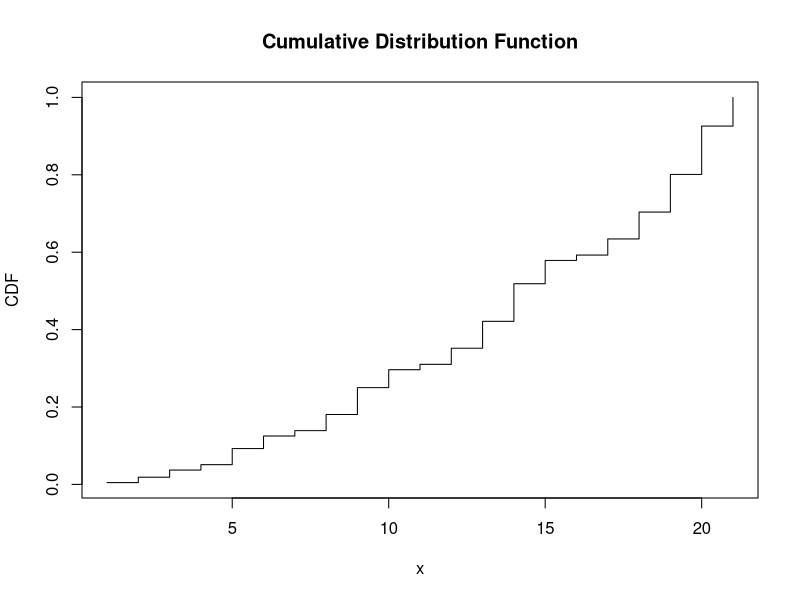
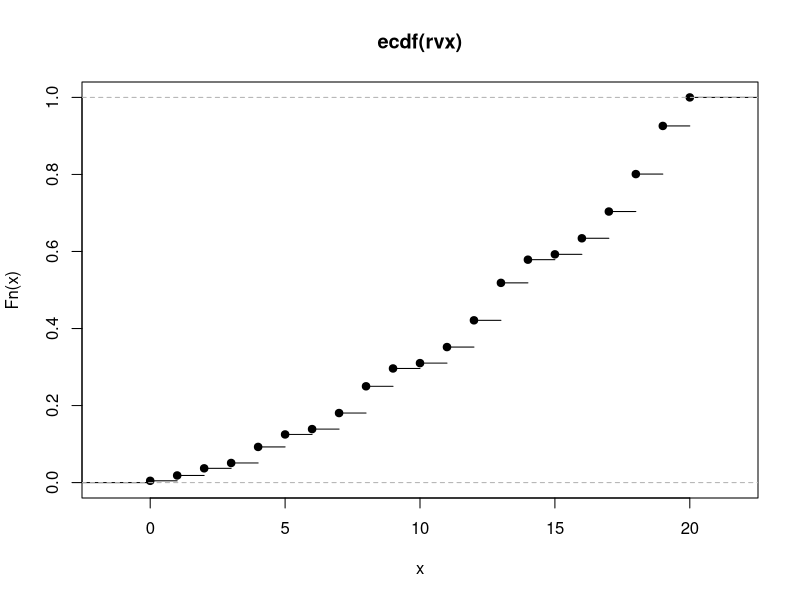
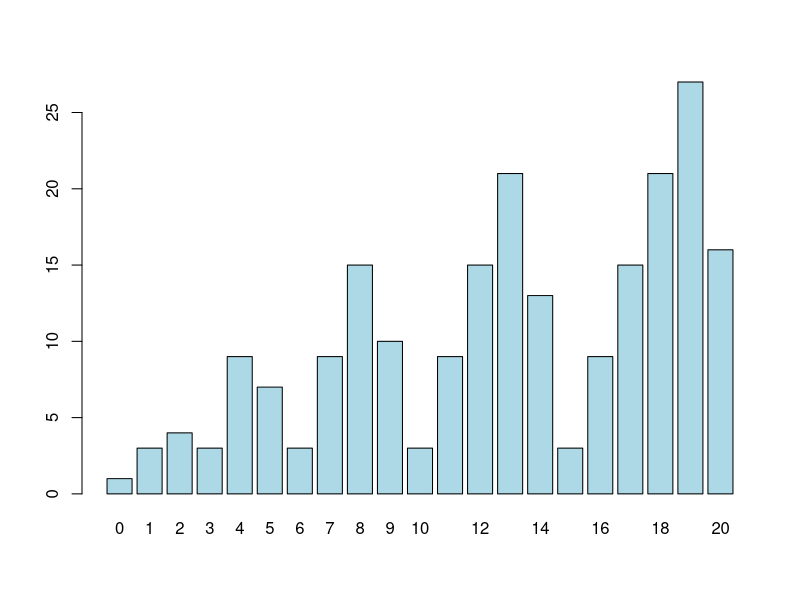

Generate these figures, in order, with R:

y <- c(1, 3, 4, 3, 9, 7, 3, 9, 15, 10, 3, 9, 15, 21, 13, 3, 9, 15, 21, 27, 16)
plot(cumsum(y)/216, type = "s", xlab = "x", ylab = "CDF", main = "Cumulative Distribution Function")


# Random variable X ordenado por combinaciones 1-1, 2-1, 2-2, ....
rvx <- c(0, 1, 1, 1, 2, 2, 2, 2, 3, 3, 3, 4, 4, 4, 4, 4, 4, 4, 4, 4, 5, 5, 5, 5, 5, 5, 5, 6, 6, 6, 7, 7, 7, 7, 7, 7, 7, 7, 7, 8, 8, 8, 8, 8, 8, 8, 8, 8, 8, 8, 8, 8, 8, 8, 9, 9, 9, 9, 9, 9, 9, 9, 9, 9, 10, 10, 10, 11, 11, 11, 11, 11, 11, 11, 11, 11, 12, 12, 12, 12, 12, 12, 12, 12, 12, 12, 12, 12, 12, 12, 12, 13, 13, 13, 13, 13, 13, 13, 13, 13, 13, 13, 13, 13, 13, 13, 13, 13, 13, 13, 13, 13, 14, 14, 14, 14, 14, 14, 14, 14, 14, 14, 14, 14, 14, 15, 15, 15, 16, 16, 16, 16, 16, 16, 16, 16, 16, 17, 17, 17, 17, 17, 17, 17, 17, 17, 17, 17, 17, 17, 17, 17, 18, 18, 18, 18, 18, 18, 18, 18, 18, 18, 18, 18, 18, 18, 18, 18, 18, 18, 18, 18, 18, 19, 19, 19, 19, 19, 19, 19, 19, 19, 19, 19, 19, 19, 19, 19, 19, 19, 19, 19, 19, 19, 19, 19, 19, 19, 19, 19, 20, 20, 20, 20, 20, 20, 20, 20, 20, 20, 20, 20, 20, 20, 20, 20)
plot(ecdf(rvx))
barplot(table(rvx), col="light blue")


